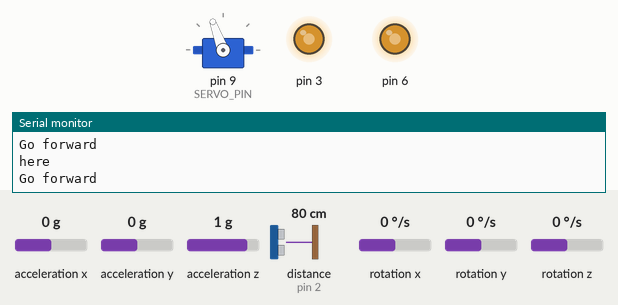
The sketch below on a simulated Arduino Uno, built with avr-gcc and run on an emulated ATmega328P. Parts: servo, output pins drawn as LEDs (lit = HIGH), the last lines printed to the serial monitor. The inputs (shaded band) are chosen by the test bench; at power-on: distance to the obstacle (sensor on pin 2) 80 cm, acceleration x 0 g, acceleration y 0 g, acceleration z 1 g, rotation x 0 °/s, rotation y 0 °/s, rotation z 0 °/s. The echo pulse lasts 58.3 µs per cm.

Above: at 2.2 s.
2.3 s: distance to the obstacle (sensor on pin 2) set to 56 cm
At 2.59 s:
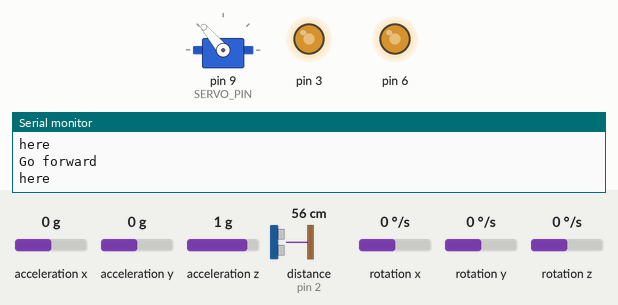
5.3 s: distance to the obstacle (sensor on pin 2) set to 47 cm
At 5.5 s:
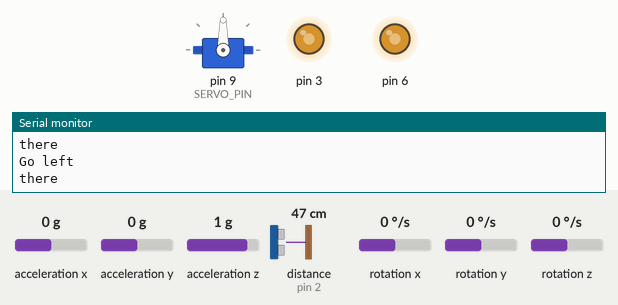
Timing chart, 0 to 14.3 s (numbered marks = the images above; inputs shaded):
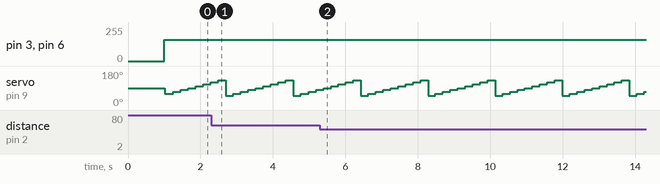

Measured:
- the behaviour switches between 51 and 50 cm on distance to the obstacle (sensor on pin 2) (found by bisection; images 1 and 2)
- by itself, servo on pin 9 (SERVO_PIN): repeats every 1.9 s: 100° 0.21 s, 110° 0.21 s, 120° 0.21 s, 130° 0.21 s, 50° 0.21 s, 60° 0.21 s, 70° 0.21 s, 80° 0.21 s, 90° 0.21 s

The sketch:

FinalTurnAlg3.ino
```cpp
//Thank you to "jazzycamel" from instructables on this great 'non-blocking' library for the ultrasonic distance sensor
// https://www.instructables.com/id/Non-blocking-Ultrasonic-Sensor-for-Arduino/
//Library name HC_SR04.h/.cpp

#include <Servo.h>
#include <motor_control.h>
#include <HC_SR04.h>

#include <State.h>
#include <PID_v1.h>
#include <MPU6050.h>

// Servo Pin declaration
#define SERVO_PIN 9  //servo connect to D9

//Ultrasonic distance sensor pin declaration
#define TRIG_PIN 10
#define ECHO_PIN 2
#define ECHO_INT 0

//Resolution and limits of searching parameters (for  ultrasonic distance sensor)
#define RESOLUTION 10 //How many degrees to have between detections (this value should be an integer divisior of MAXDEG
#define MAXDEG 130 //Angle of maximum detection
#define MINDEG 50 //Angle of minimum detection

//State
State control_state;

//PID for driving straight
double input, output, setpoint;
double kp = 5;
double ki = 5;
double kd = 0;
PID controller(&input, &output, &setpoint, kp, ki, kd, DIRECT);

//Accelerometer/Gyro
MPU6050 IMU(4, 5);

//Global Variables
//Initialize orientations servo will point to
float orientation[((MAXDEG - MINDEG) / RESOLUTION) + 1];
const int array_length = (sizeof(orientation) / sizeof(orientation[0]));
float dist[array_length];
int current_index = 0; // This global variable will be used to iterate through the orientation array to point the sensor in the right direction

//to do delays
unsigned long delay_time = 200; //200 ms
unsigned long prev_time = millis();


Servo head; //Servo Variable
HC_SR04 sensor(TRIG_PIN, ECHO_PIN, ECHO_INT); //Non-blocking ultrasonic distance sensor

//------------------------------------------------------------

//------------------------------------------------------------
//SETUP AND LOOP FUNCTIONS
void setup() {
  pinMode(TRIG_PIN, OUTPUT);
  pinMode(ECHO_PIN, INPUT);
  digitalWrite(TRIG_PIN, LOW); //Initialize trigger pin for ultrasonic sensor to LOW

  /*init servo*/
  head.attach(SERVO_PIN);
  head.write(90);
  delay(1000);

  //Initialize serial communication
  Serial.begin(9600);

  //Start the ultrasonic distance sensor
  sensor.begin(); // Make sure to run the begin function, this will setup the interrupt pins to make the sensor functional
  sensor.start();

  //Initialize State
  control_state.setLinearState(160); //Set linear state to drive forward
  control_state.setRotationState(-1); //Set rotation state to drive straight

  //Initialize PID controller hyper params
  controller.SetOutputLimits(-95, 95);
  controller.SetSampleTime(25); //Set sample time to 25ms interval
  controller.SetMode(1); //Turns on the PID controller

  //Initialize MPU6050
  IMU.initialize();
  IMU.update();

  //Initialize orientations array
  for (int i = 0; i < array_length; i++)
  {
    orientation[i] = (RESOLUTION * i) + MINDEG;
  }
  Serial.print(orientation[0]);
}


void loop() {
  //Make setpoint the correct angle
  setpoint = control_state.getRotationState();

  //Check if sensor has finished it's last detection run, if so update motor control
  if(sensor.isFinished())
  {
    //Update motor control
    int control_value = check_distance(orientation, dist, array_length, 50); //Get control command from detection
    if (control_value == 0) {
      control_state.setRotationState(-1);
      control_state.setLinearState(160);
      Serial.println("here");
    }
    else if (control_value == -1) {
      control_state.setLinearState(0); //Stop moving if there's an error
    }
    else if (control_value == 3) {
      control_state.setLinearState(-160); //Go backwards if other paths aren't good
    }
    else {
      int i = 1;
      if (control_value == 1) {
        i = -1;
      }
      control_state.setRotationState(360 * i);
      control_state.setLinearState(160);
      Serial.println("there");
    }

    //Run motor control
    raw_motor_control(control_state.getLinearState() - output, control_state.getLinearState() + output);

    //Run detect next, which will rotate servo and start next detection loop
    detect_next();
  }
}
void detect_next()
{
  //Update distance array with value from sensor (we know it's finished because this function is only called when sensor.isFinished() is true
  dist[current_index] = sensor.getRange();

  //Use current index to point ultrasonic distance sensor
  head.write(orientation[current_index]);

  //Give the sevo a few milliseconds to get to position
  if(millis() - prev_time > delay_time) { //do logic you wanted to happen after some time here
    prev_time = millis(); //reset millis

    //Iterate index, if it's too high re-set to 0 index
    current_index++;
    if(current_index == array_length) { current_index = 0; }

    //Restart detection
     sensor.start();
  }
}


//OTHER FUNCTIONS-----------------------------------------------------------------------------------

//int analyze_data()
//{
//  //Analyze dist[] array, and determine where center of object is
//
//  //Simple analysis, pick the minimum and return the angle to point towards
//  return find_min(dist, sizeof(dist) / sizeof(dist[0]));
//
//}

//int discrete_detection(float o[], float dist[], int len, int thresh)
//{
//    // Check if we're clear of objects
//    int control = check_distance(o, dist, len, thresh);
//    return control;

//}

//Check to make sure that all distances in range are > thresh
int check_distance(float o[], float dist[], int len, int thresh)
{
    //Separate array indexs into left, center, right
    int center_index = int(len/2); //casting to int will truncate remainder if value is odd
    int center_window = 2; //How many indicies around center_index will we count as "center"

    //Get the maximum distance value and index
    int max_index = find_max(dist, len);
    int max_value = dist[max_index];

    Serial.println();

    if (dist[center_index] > thresh) { //keep driving if front is clear
      Serial.println("Go forward");
      return 0;
    }
    else if(max_index > center_index-center_window) {
      Serial.println("Go right");
      return 1; //most space on right side
    }
    else if(max_index < center_index+center_window){
      Serial.println("Go left");
      return 2; //most space on left side
    }
     else if(max_index <= center_index+center_window || max_index >= center_index+center_window){
      Serial.println("Go back");
      return 3; //most space in front, but still not enough
    }
    else {
      Serial.println("error");
      return -1; //to catch bugs
    }

//    int min_index = find_min(dist, len);
//    int min_value = dist[min_index];
//
//    //Check if minimum above threshold, if so return 0 to move foward
//    if(min_value > thresh) { return 0; }
//
//    //If minimum is within threshold, determine if it exists in right, center, or left, return appropriate
//    //control direction
//    //Right segment
//    if(min_index < center_index-center_window){ return 3; } //Turn left
//
//    //Center segment
//    if(min_index < center_index+center_window && min_index > center_index-center_window)
//    {
//        return 1; //Move backwards
//    }
//
//    //Left segment
//    if(min_index < len && min_index > center_index+center_window) { return 2; }//Turn right

}

int find_max(float dist[], int arr_size)
{
  float maximum = dist[0];
  int max_index = 0;
  //Start at index 1 so we don't have to have complex logic inside the for loop
  for (int i = 1; i < arr_size; i++)
  {
    if (dist[i] > dist[max_index]) {
      max_index = i; //if new value is less than minimum, set min_index to new value index
      maximum = dist[i];
    }
  }
  return max_index;
}
```
